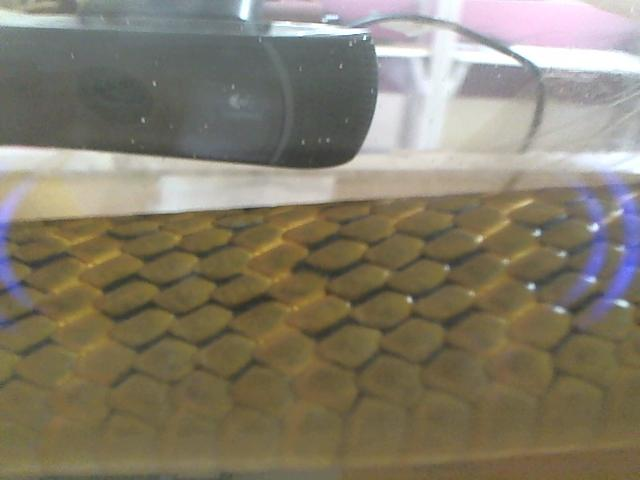
#> input picture snake1.jpg, 640 x 480 px
$ jupyter execute 'Method 2.ipynb'   (older library calls are emulated)
#> lines starting #> are read from the running program, lines starting #| are printed output that depends on the picture; after the words box and inside, x2 and y2 are one past the last pixel; in counts of white or black regions, pixels touching at a corner belong together; long printed decimals are rounded
[cell 1]
import cv2
import numpy as np
img = cv2.imread("snake1.jpg")
#> img is the input picture: shape (480, 640, 3); mean B, G, R 107.1, 124.9, 132.3

gray = cv2.cvtColor(img,cv2.COLOR_BGR2GRAY)
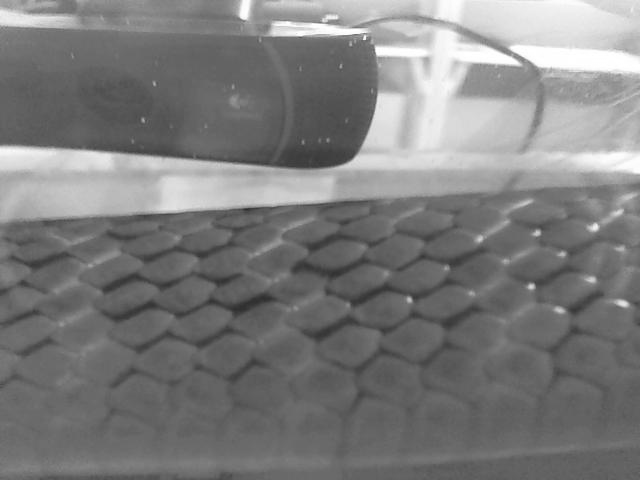
#> gray: shape (480, 640); min 45, max 255, mean 125.1
_ , tresh = cv2.threshold(gray,np.mean(gray), 255, cv2.THRESH_BINARY_INV)
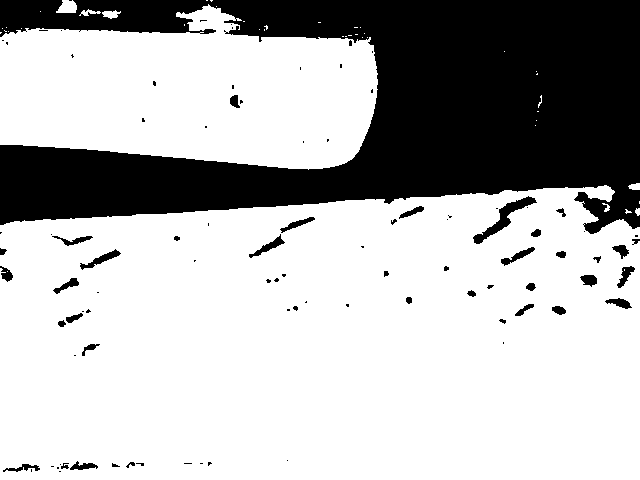
#> tresh: shape (480, 640); 71.1% white; 94 black regions (56 under 20 px)

# GET CONTOURS

contours , hierarchy = cv2.findContours(tresh, cv2.RETR_LIST, cv2.CHAIN_APPROX_SIMPLE)
#> contours = 138 contours, 91 with area under 20; largest, box (x1, y1, x2, y2) and area: (0, 185, 640, 480) 173970, (0, 4, 378, 170) 46388, (472, 195, 538, 245) 750, (79, 248, 122, 271) 285, (248, 233, 286, 259) 256

print(len(contours))
#| 138

# lets get the bigger area

cnt = sorted(contours, key=cv2.contourArea)[-1]
#> cnt = contour of 323 points, box (x1, y1, x2, y2) (0, 185, 640, 480), area 173970


mask = np.zeros( (480, 640), dtype="uint8" )
print(type(mask))
print(mask.shape)

maskedRed = cv2.drawContours(mask,[cnt] , -1 , (0 , 0 , 255), -1)
#> maskedRed: shape (480, 640); every value is 0
maskedFinal = cv2.drawContours(mask,[cnt] , -1 , (255 , 255 , 255), -1)
#> maskedFinal: shape (480, 640); 57% white; 5 black regions (1 under 20 px), largest, box (x1, y1, x2, y2) and area: (0, 0, 640, 234) 132048, (0, 266, 13, 282) 115, (0, 248, 7, 255) 34, (632, 239, 640, 244) 26

finalImage = cv2.bitwise_and(img, img, mask=maskedFinal)

cv2.imshow("Original", img)
cv2.imshow("maskedFinal", finalImage)

cv2.imwrite("finalImage.jpg",finalImage)

cv2.waitKey(0)

cv2.destroyAllWindows()

[cell 2]
import cv2
import numpy as np
import pandas as pd
import matplotlib.pyplot as plt
def Canny_edge_detector(gimg,thlow = None,thhigh = None):
    gimg = cv2.GaussianBlur(gimg,(5,5),1.4)

    #2 - Compute Gradient
    gradient_x = cv2.Sobel(np.float32(gimg),cv2.CV_64F, 1, 0, 3)
    gradient_y = cv2.Sobel(np.float32(gimg),cv2.CV_64F, 0, 1, 3)

    #3- Compute Magnitude and Direction
    mag,dir = cv2.cartToPolar(gradient_x,gradient_y,angleInDegrees=True)

    # Setting minimum and maximum thresholds for Hysterisis Thresholding
    mag_max = np.max(mag)
    if not thlow: thlow = mag_max * 0.1
    if not thhigh: thhigh = mag_max  * 0.5

    height, width = gimg.shape

    #For every pixel:
    for i_x in range(width):
        for i_y in range(height):
            grad_ang = dir[i_y, i_x]
            grad_ang = abs(grad_ang - 180) if abs(grad_ang) > 180 else abs(grad_ang)

            # X-axis
            if grad_ang <= 22.5:
                neighb_1_x, neighb_1_y = i_x - 1, i_y
                neighb_2_x, neighb_2_y = i_x + 1, i_y

                # top right (diagonal-1)
            elif grad_ang > 22.5 and grad_ang <= (22.5 + 45):
                neighb_1_x, neighb_1_y = i_x - 1, i_y - 1
                neighb_2_x, neighb_2_y = i_x + 1, i_y + 1

                # Y-axis
            elif grad_ang > (22.5 + 45) and grad_ang <= (22.5 + 90):
                neighb_1_x, neighb_1_y = i_x, i_y - 1
                neighb_2_x, neighb_2_y = i_x, i_y + 1

                # top left (diagonal-2) direction
            elif grad_ang > (22.5 + 90) and grad_ang <= (22.5 + 135):
                neighb_1_x, neighb_1_y = i_x - 1, i_y + 1
                neighb_2_x, neighb_2_y = i_x + 1, i_y - 1

                # Now it restarts the cycle
            elif grad_ang > (22.5 + 135) and grad_ang <= (22.5 + 180):
                neighb_1_x, neighb_1_y = i_x - 1, i_y
                neighb_2_x, neighb_2_y = i_x + 1, i_y

                # Non-maximum suppression step
            if width > neighb_1_x >= 0 and height > neighb_1_y >= 0:
                if mag[i_y, i_x] < mag[neighb_1_y, neighb_1_x]:
                    mag[i_y, i_x] = 0
                    continue

            if width > neighb_2_x >= 0 and height > neighb_2_y >= 0:
                if mag[i_y, i_x] < mag[neighb_2_y, neighb_2_x]:
                    mag[i_y, i_x] = 0

    weak_ids = np.zeros_like(gimg)
    strong_ids = np.zeros_like(gimg)
    ids = np.zeros_like(gimg)

    # Hysterisis thresholding step
    for i_x in range(width):
        for i_y in range(height):

            grad_mag = mag[i_y, i_x]

            if grad_mag < thlow:
                mag[i_y, i_x] = 0
            elif thhigh > grad_mag >= thlow:
                ids[i_y, i_x] = 1
            else:
                ids[i_y, i_x] = 2

    return mag

snake = cv2.imread("finalImage.jpg")
snake1 = cv2.imread("finalImage.jpg",0)

ret, threshold_image = cv2.threshold(snake1, 127, 255,cv2.THRESH_TRUNC)


clahe = cv2.createCLAHE(clipLimit=2.0, tileGridSize=(8, 8))
enhanced = clahe.apply(threshold_image)
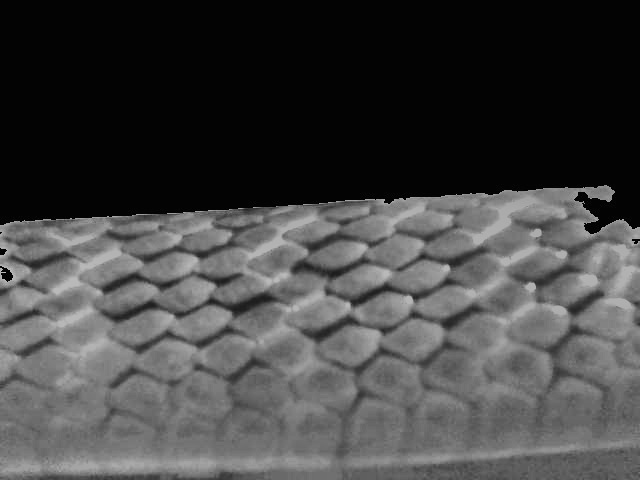
#> enhanced: shape (480, 640); min 2, max 188, mean 67.6

cv2.imshow("Enhanced Image", enhanced)

canny_img = Canny_edge_detector(enhanced)
#> in Canny_edge_detector, `gradient_y = cv2.Sobel(np.float32(gimg),cv2.CV_64F, 0, 1, 3)`:
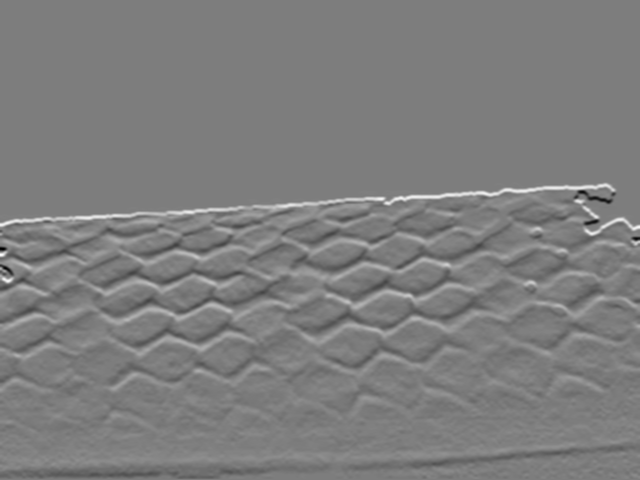
#> gradient_y: shape (480, 640) float64; min -352, max 362, mean 1.4; drawn with min black and max white
#> in Canny_edge_detector, `mag,dir = cv2.cartToPolar(gradient_x,gradient_y,angleInDegrees=True)`:
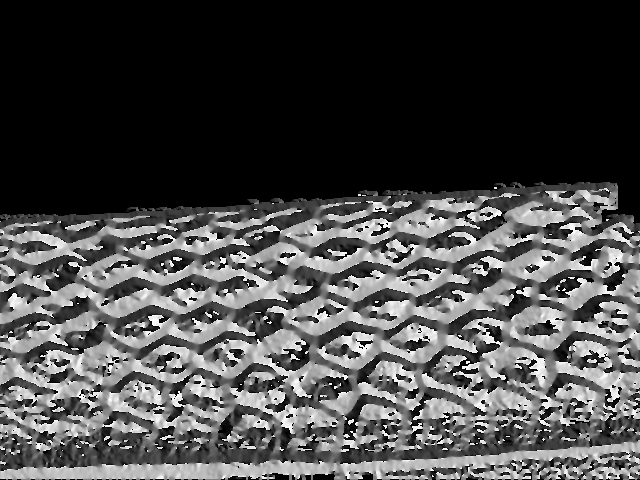
#> dir: shape (480, 640) float64; min 0, max 359.3, mean 101.5; drawn with min black and max white
#> in Canny_edge_detector, `mag_max = np.max(mag)`: mag_max = 391.7
#> in Canny_edge_detector, `if not thlow: thlow = mag_max * 0.1`: thlow = 39.17
#> in Canny_edge_detector, `if not thhigh: thhigh = mag_max  * 0.5`: thhigh = 195.9
#> after the loop in Canny_edge_detector, `for i_x in range(width):`:
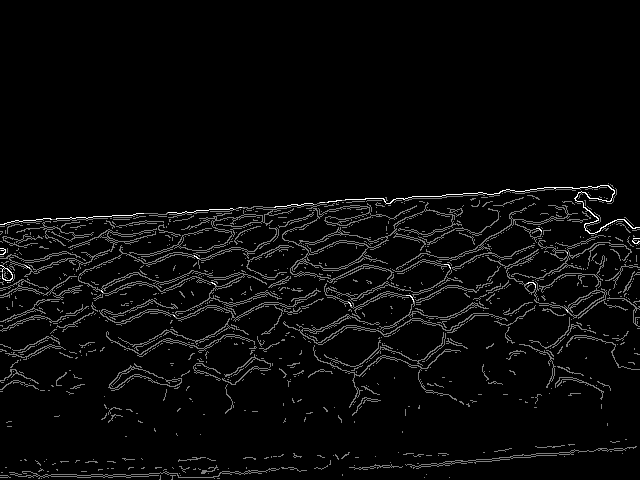
#> ids: shape (480, 640); min 0, max 2, mean 0.0697; drawn with min black and max white

print(canny_img.shape)
#| (480, 640)

kernel1 = np.ones((7,7), np.uint8)
kernel2 = np.ones((9,9), np.uint8)

img_morph = cv2.dilate(canny_img, kernel1, iterations=1)
img_morph = cv2.erode(img_morph, kernel2, iterations=1)

cv2.imshow("After Morphological Operations",img_morph)
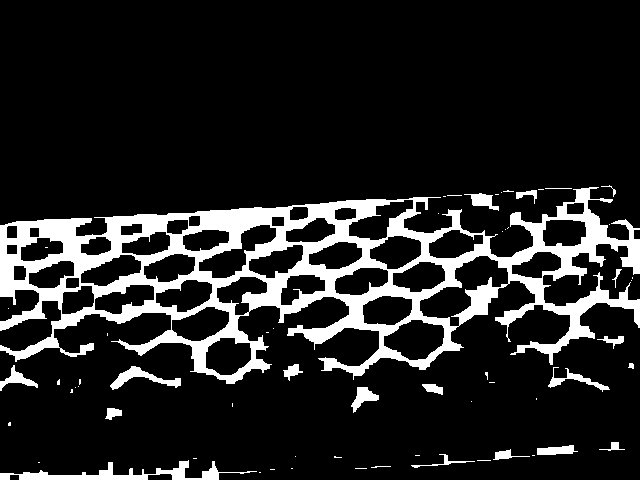
#> window 'After Morphological Operations': shape (480, 640); 13.9% white; 61 white regions (40 under 20 px), largest, box (x1, y1, x2, y2) and area: (0, 187, 640, 384) 37510, (0, 460, 257, 480) 1558, (110, 366, 181, 390) 559

cv2.waitKey(0)
cv2.destroyAllWindows()

print(img_morph.shape)
#| (480, 640)
print(img_morph.dtype)
#| float64

ret, complimented_img = cv2.threshold(img_morph, 15, 255, cv2.THRESH_BINARY)
ret, complimented_img = cv2.threshold(complimented_img, 127, 255, cv2.THRESH_BINARY_INV)
cv2.imshow("Reverse",complimented_img)
cv2.waitKey(0)
cv2.destroyAllWindows()
complimented_img = cv2.convertScaleAbs(complimented_img)

contours, _ = cv2.findContours(complimented_img, cv2.RETR_TREE, cv2.CHAIN_APPROX_SIMPLE)
#> contours = 112 contours, 39 with area under 20; largest, box (x1, y1, x2, y2) and area: (0, 0, 640, 257) 137488, (0, 256, 640, 480) 94891, (543, 244, 640, 306) 2999, (384, 320, 444, 360) 1584, (199, 225, 276, 278) 1436
# Initialize a count for the number of scales

contours = list(contours)
i= 0
sum_area = 0
for contour in contours:
    area = cv2.contourArea(contour)
    sum_area += area
#> this loop made 112 passes
#> (area, sum_area) on passes 2, 3, 4, 5, 6, 7, 8, 10: (103, 135), (1213, 1348), (1583.5, 2931.5), (1212.5, 4144), (1399.5, 5543.5), (1088.5, 6632), (725.5, 7357.5), (598, 7957.5)
#> after the loop, sum_area = 268880
avg_area = sum_area/len(contours)
#> avg_area = 2400.7

scale_count = 0
while i<len(contours):
    area = cv2.contourArea(contours[i])
    if area>avg_area*0.09 and area<avg_area*1.5:
        scale_count += 1
        i += 1
    else:
        contours = contours[:i] + contours[i+1:]
#> this loop made 112 passes
#> area on passes 1 to 8: 32, 103, 1213, 1583.5, 1212.5, 1399.5, 1088.5, 725.5
#> after the loop, contours = 38 contours; largest, box (x1, y1, x2, y2) and area: (543, 244, 640, 306) 2999, (384, 320, 444, 360) 1584, (199, 225, 276, 278) 1436, (0, 301, 61, 351) 1400, (206, 338, 251, 375) 1213; i = 38; scale_count = 38
print(len(contours))
#| 38
cv2.waitKey(0)
cv2.destroyAllWindows()
# Display the image with the detected contours
cv2.drawContours(snake, tuple(contours), -1, (0, 255, 0), 2)  # Draw all contours in green
cv2.waitKey(0)
cv2.destroyAllWindows()

#scale_count = len(contours)
cv2.putText(snake, f'Scale Count: {scale_count}', (10, 30), cv2.FONT_HERSHEY_SIMPLEX, 1, (0, 0, 255), 2)
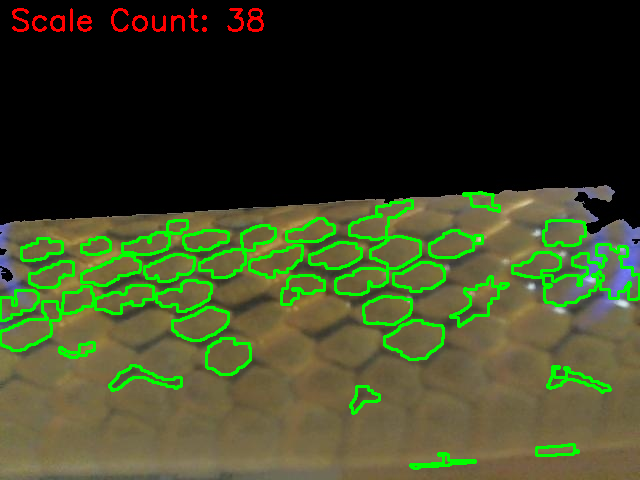
#> snake: shape (480, 640, 3); mean B, G, R 35.9, 66.4, 59.4
snake1 = cv2.cvtColor(snake1,cv2.COLOR_BGR2RGB)
#> snake1: shape (480, 640, 3)
snake = cv2.cvtColor(snake,cv2.COLOR_BGR2RGB)
plt.imshow(snake)
# Display the result
cv2.imshow('Snake Scales Count', snake1)

cv2.waitKey(0)
cv2.destroyAllWindows()

[cell 3]
import cv2
import numpy as np
img = cv2.imread("snake1.jpg")

gray = cv2.cvtColor(img,cv2.COLOR_BGR2GRAY)
_ , tresh = cv2.threshold(gray,np.mean(gray), 255, cv2.THRESH_BINARY_INV)
cv2.imwrite("SNAKE1 INVERSE BINARY THRESHOLDING.jpg",tresh)

# GET CONTOURS
contours , hierarchy = cv2.findContours(tresh, cv2.RETR_LIST, cv2.CHAIN_APPROX_SIMPLE)
#> contours = 138 contours, 91 with area under 20; largest, box (x1, y1, x2, y2) and area: (0, 185, 640, 480) 173970, (0, 4, 378, 170) 46388, (472, 195, 538, 245) 750, (79, 248, 122, 271) 285, (248, 233, 286, 259) 256
print(len(contours))
#| 138

# lets get the bigger area
cnt = sorted(contours, key=cv2.contourArea)[-1]

mask = np.zeros( (480, 640), dtype="uint8" )
print(type(mask))
print(mask.shape)

maskedRed = cv2.drawContours(mask,[cnt] , -1 , (0 , 0 , 255), -1)
maskedFinal = cv2.drawContours(mask,[cnt] , -1 , (255 , 255 , 255), -1)

finalImage = cv2.bitwise_and(img, img, mask=maskedFinal)

cv2.imshow("Original", img)
cv2.imshow("maskedFinal", finalImage)
cv2.imwrite("SNAKE1 finalImage.jpg",finalImage)

cv2.waitKey(0)

cv2.destroyAllWindows()

[cell 4]
import cv2
import numpy as np
import pandas as pd
import matplotlib.pyplot as plt
def Canny_edge_detector(gimg,thlow = None,thhigh = None):
    gimg = cv2.GaussianBlur(gimg,(5,5),1.4)

    #2 - Compute Gradient
    gradient_x = cv2.Sobel(np.float32(gimg),cv2.CV_64F, 1, 0, 3)
    gradient_y = cv2.Sobel(np.float32(gimg),cv2.CV_64F, 0, 1, 3)

    #3- Compute Magnitude and Direction
    mag,dir = cv2.cartToPolar(gradient_x,gradient_y,angleInDegrees=True)

    # Setting minimum and maximum thresholds for Hysterisis Thresholding
    mag_max = np.max(mag)
    if not thlow: thlow = mag_max * 0.1
    if not thhigh: thhigh = mag_max  * 0.5
    print(thlow,thhigh)
    height, width = gimg.shape

    #For every pixel:
    for i_x in range(width):
        for i_y in range(height):
            grad_ang = dir[i_y, i_x]
            grad_ang = abs(grad_ang - 180) if abs(grad_ang) > 180 else abs(grad_ang)

            # X-axis
            if grad_ang <= 22.5:
                neighb_1_x, neighb_1_y = i_x - 1, i_y
                neighb_2_x, neighb_2_y = i_x + 1, i_y

                # top right (diagonal-1)
            elif grad_ang > 22.5 and grad_ang <= (22.5 + 45):
                neighb_1_x, neighb_1_y = i_x - 1, i_y - 1
                neighb_2_x, neighb_2_y = i_x + 1, i_y + 1

                # Y-axis
            elif grad_ang > (22.5 + 45) and grad_ang <= (22.5 + 90):
                neighb_1_x, neighb_1_y = i_x, i_y - 1
                neighb_2_x, neighb_2_y = i_x, i_y + 1

                # top left (diagonal-2) direction
            elif grad_ang > (22.5 + 90) and grad_ang <= (22.5 + 135):
                neighb_1_x, neighb_1_y = i_x - 1, i_y + 1
                neighb_2_x, neighb_2_y = i_x + 1, i_y - 1

                # Now it restarts the cycle
            elif grad_ang > (22.5 + 135) and grad_ang <= (22.5 + 180):
                neighb_1_x, neighb_1_y = i_x - 1, i_y
                neighb_2_x, neighb_2_y = i_x + 1, i_y

                # Non-maximum suppression step
            if width > neighb_1_x >= 0 and height > neighb_1_y >= 0:
                if mag[i_y, i_x] < mag[neighb_1_y, neighb_1_x]:
                    mag[i_y, i_x] = 0
                    continue

            if width > neighb_2_x >= 0 and height > neighb_2_y >= 0:
                if mag[i_y, i_x] < mag[neighb_2_y, neighb_2_x]:
                    mag[i_y, i_x] = 0

    weak_ids = np.zeros_like(gimg)
    strong_ids = np.zeros_like(gimg)
    ids = np.zeros_like(gimg)

    # Hysterisis thresholding step
    for i_x in range(width):
        for i_y in range(height):

            grad_mag = mag[i_y, i_x]

            if grad_mag < thlow:
                mag[i_y, i_x] = 0
            elif thhigh > grad_mag >= thlow:
                ids[i_y, i_x] = 1
            else:
                ids[i_y, i_x] = 2

    return mag
img = cv2.imread("snake1.jpg")
snake = cv2.imread("finalImage.jpg")
snake1 = cv2.imread("finalImage.jpg",0)

ret, threshold_image = cv2.threshold(snake1, 127, 255,cv2.THRESH_TRUNC)
clahe = cv2.createCLAHE(clipLimit=2.0, tileGridSize=(8, 8))
enhanced = clahe.apply(threshold_image)

cv2.imshow("Enhanced Image", enhanced)
cv2.imwrite("SNAKE1 Sharpened Image.jpg", enhanced)

canny_img = Canny_edge_detector(enhanced)
#> in Canny_edge_detector, `mag_max = np.max(mag)`: mag_max = 391.7
#> in Canny_edge_detector, `if not thlow: thlow = mag_max * 0.1`: thlow = 39.17
#> in Canny_edge_detector, `if not thhigh: thhigh = mag_max  * 0.5`: thhigh = 195.9
#| 39.174 195.869
print(canny_img.shape)
#| (480, 640)
cv2.imwrite("SNAKE1 Canny Image.jpg",canny_img)

kernel1 = np.ones((9,9), np.uint8)
kernel2 = np.ones((9,9), np.uint8)

img_morph = cv2.dilate(canny_img, kernel1, iterations=1)
img_morph = cv2.erode(img_morph, kernel2, iterations=1)

cv2.imshow("After Morphological Operations",img_morph)
cv2.imwrite("SNAKE1 After Morphological Operations.jpg",img_morph)
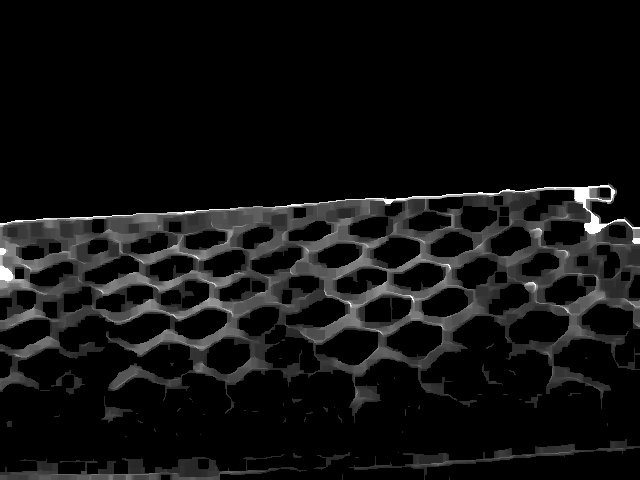
#> saved as SNAKE1 After Morphological Operations.jpg: shape (480, 640); min 0, max 255, mean 16.6

cv2.waitKey(0)
cv2.destroyAllWindows()

print(img_morph.shape)
#| (480, 640)
print(img_morph.dtype)
#| float64

ret, complimented_img = cv2.threshold(img_morph, 15, 255, cv2.THRESH_BINARY)
#> complimented_img: shape (480, 640) float64; 21.2% white; 54 white regions (42 under 20 px), largest, box (x1, y1, x2, y2) and area: (0, 183, 640, 423) 58986, (0, 454, 307, 480) 3125, (349, 439, 640, 480) 1864
ret, complimented_img = cv2.threshold(complimented_img, 127, 255, cv2.THRESH_BINARY_INV)
cv2.imshow("Reverse",complimented_img)
cv2.waitKey(0)
cv2.destroyAllWindows()
complimented_img = cv2.convertScaleAbs(complimented_img)
cv2.imwrite("SNAKE1 Thresholding.jpg",complimented_img)

contours, _ = cv2.findContours(complimented_img, cv2.RETR_TREE, cv2.CHAIN_APPROX_SIMPLE)
#> contours = 136 contours, 45 with area under 20; largest, box (x1, y1, x2, y2) and area: (0, 0, 640, 227) 129978, (0, 304, 640, 480) 68846, (425, 448, 640, 480) 4538, (265, 325, 320, 373) 1480, (509, 311, 569, 344) 1444
# Initialize a count for the number of scales

contours = list(contours)
i= 0
sum_area = 0
for contour in contours:
    area = cv2.contourArea(contour)
    sum_area += area
#> this loop made 136 passes
#> (area, sum_area) on passes 2, 4, 5, 6, 7, 10, 11, 12: (4538, 4570), (225.5, 4847.5), (1055, 5902.5), (1413.5, 7316), (1480, 8796), (1333.5, 10147), (949, 11096), (1444.5, 12540.5)
#> after the loop, sum_area = 240718
avg_area = sum_area/len(contours)
#> avg_area = 1770

scale_count = 0
while i<len(contours):
    area = cv2.contourArea(contours[i])
    if area>avg_area*0.09 and area<avg_area*1.5:
        scale_count += 1
        i += 1
    else:
        contours = contours[:i] + contours[i+1:]
#> this loop made 136 passes
#> area on passes 1, 2, 3, 4, 5, 6, 7, 10: 32, 4538, 52, 225.5, 1055, 1413.5, 1480, 1333.5
print(len(contours))
#| 56
cv2.waitKey(0)
cv2.destroyAllWindows()
# Display the image with the detected contours
cv2.drawContours(img, tuple(contours), -1, (0, 255, 0), 2)  # Draw all contours in green
cv2.waitKey(0)
cv2.destroyAllWindows()

#scale_count = len(contours)
cv2.putText(img, f'Scale Count: {scale_count}', (10, 30), cv2.FONT_HERSHEY_SIMPLEX, 1, (0, 0, 255), 2)
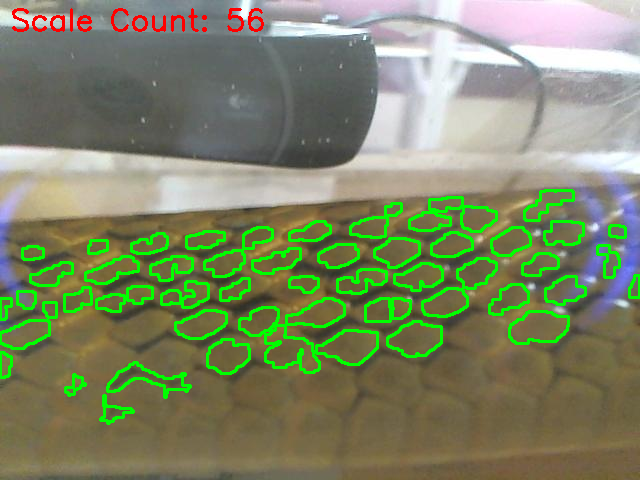
#> img: shape (480, 640, 3); mean B, G, R 101.8, 133.9, 125.6
snake1 = cv2.cvtColor(snake1,cv2.COLOR_BGR2RGB)
img = cv2.cvtColor(img,cv2.COLOR_BGR2RGB)
plt.imshow(img)
# Display the result
img = cv2.cvtColor(img,cv2.COLOR_RGB2BGR)
cv2.imshow('Snake Scales Count', img)
cv2.imwrite('SNAKE1 Snake Scales Count.jpg', img)

cv2.waitKey(0)
cv2.destroyAllWindows()
